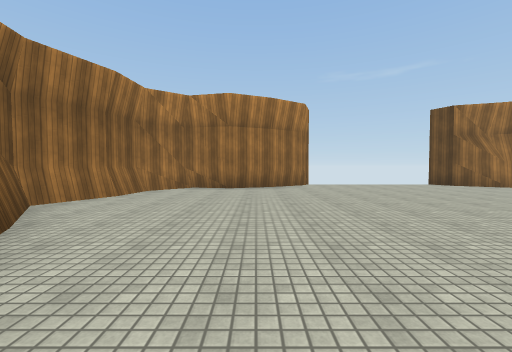
view 1 (above)

21 first-person views from a walk through a Unity game level. The camera is 1.3 m above the floor, tilts 2° down and sees 90° across. The floor is counted in squares, 2 m on a side. Each view is taken from the middle of a square. On the plan, view 1 faces up. The plan holds only what a view shows up to about 9 squares ahead; the rest is blank. The player character is not drawn. Some animated figures are not drawn. Surface patterns are stand-ins for the level's own textures.

view 2
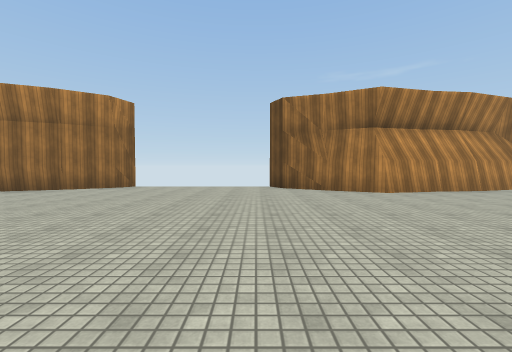

view 3
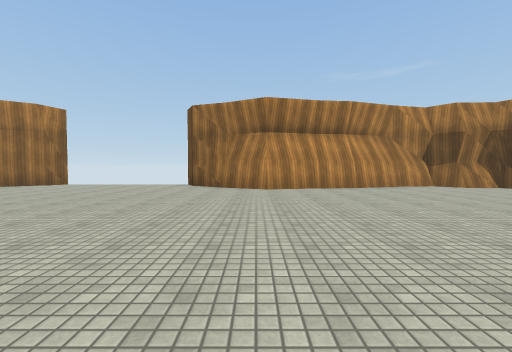

view 4
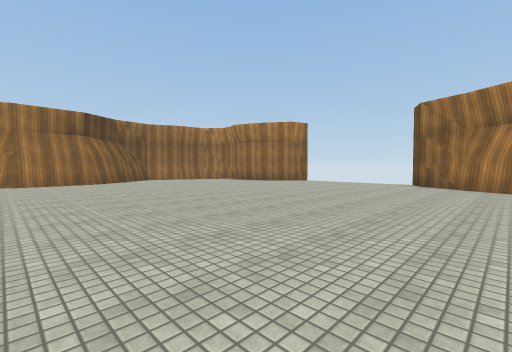

view 5
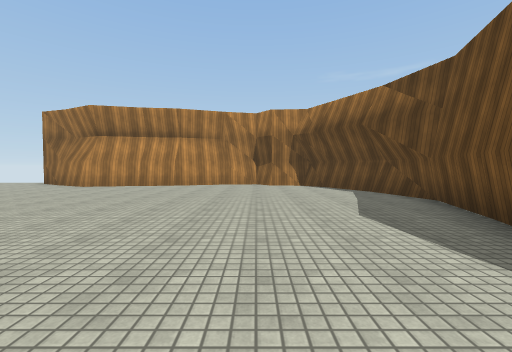

view 6
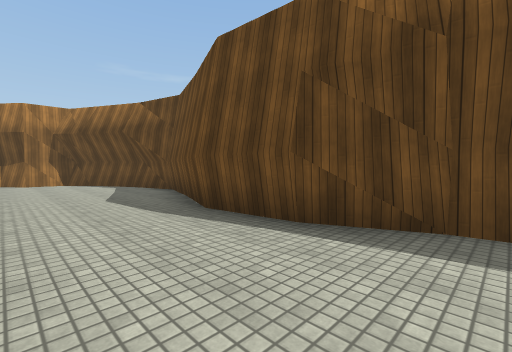

view 7
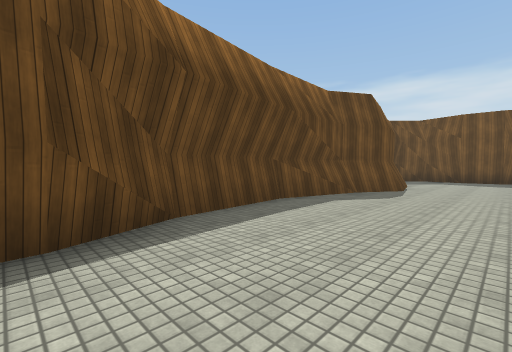

view 8
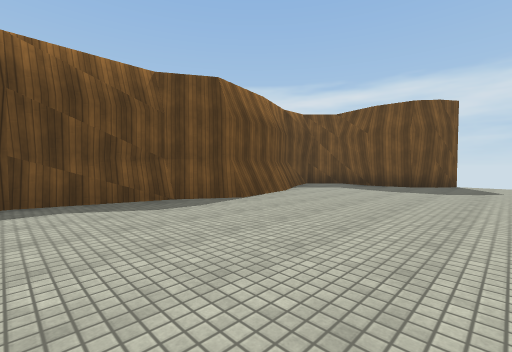

view 9
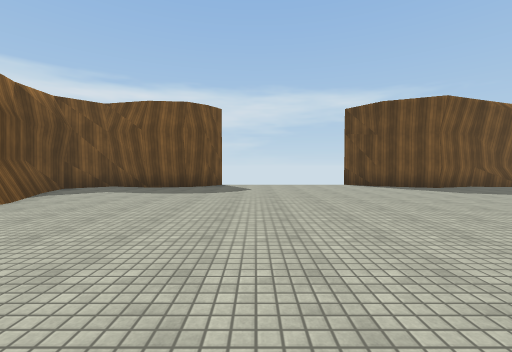

view 10
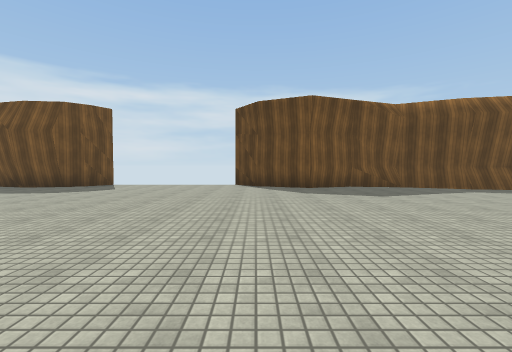

view 11
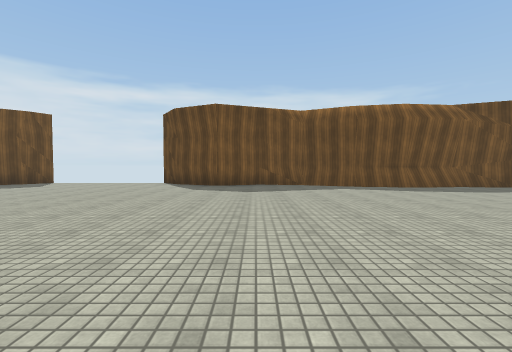

view 12
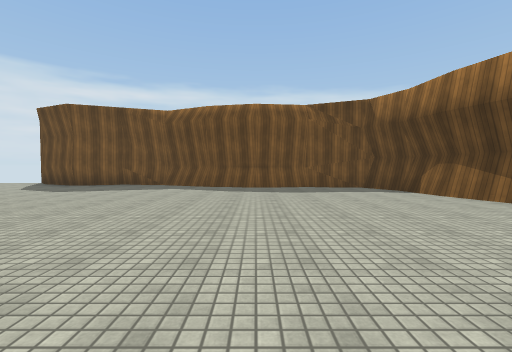

view 13
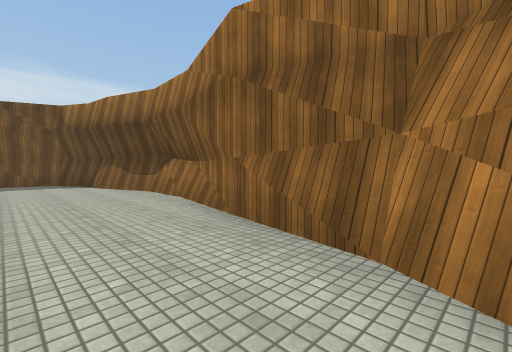

view 14
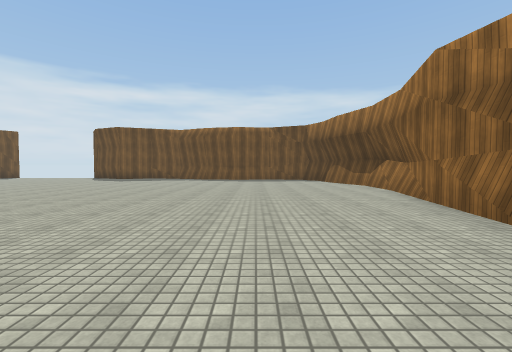

view 15
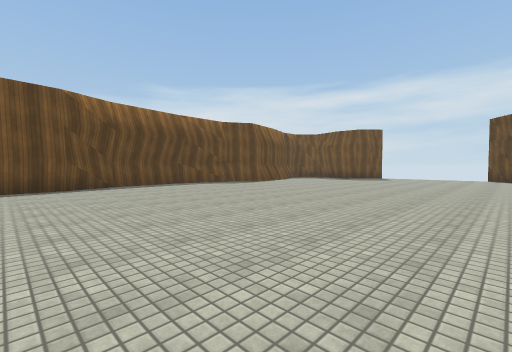

view 16
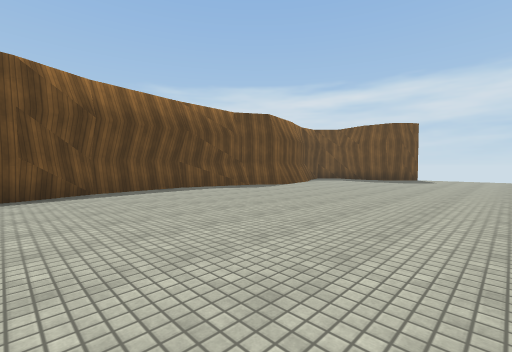

view 17
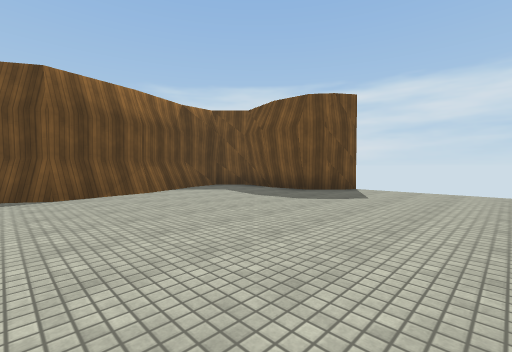

view 18
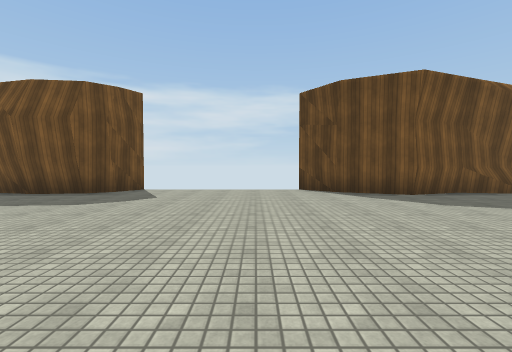

view 19
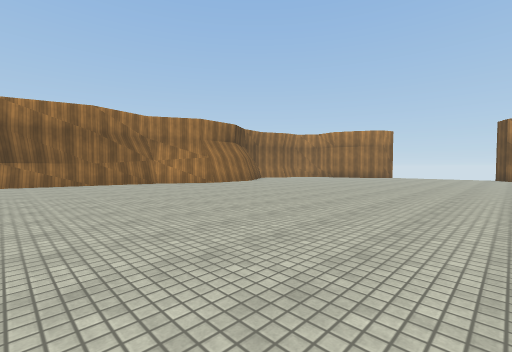

view 20
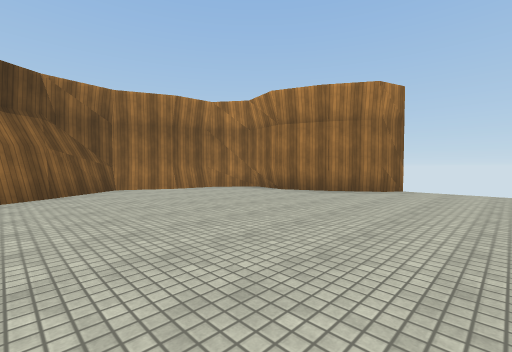

view 21
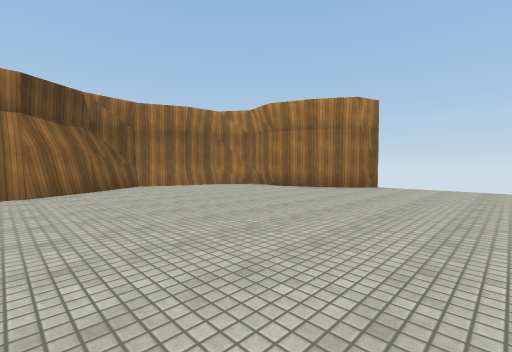

### Floor plan
Points are (right, up) in squares from view 1. A wall is a line through its corners. A room is listed if a view was taken in it or the views show most of it. See-through windows are left out.
Room 1 (views 1, 2, 3, 4, 5, 6, 7, 8, 9, 10, 11, 12, 13, 14, 15, 16, 17, 18, 19, 20, 21)
walls: (17.3, 0.3) (18.5, 4); (17.9, -2.5) (17.3, -1.1); (-2, -0.6) (-2.3, -1.1); (17.9, -7.2) (18.5, -5); (18.6, -5.1) (18.2, -2.6) (17.3, -1.3) (17.2, 0.5); (18.5, -5.6) (18.6, -5); (-2.8, -1.9) (-3.1, -2.6) (-3.2, -4.7) (-4.1, -6.9) (-4.1, -9); (-2.9, -2.8) (-3.7, -7.1); (-2, 1.5) (-1.9, -0.8) (-2.9, -2.6); (17.5, -8.7) (18.2, -7.5) (18.3, -6.5); (7.9, 8.2) (6.8, 8.9) (6.5, 9.6); (11, 8) (9.3, 7.5) (6.9, 8.8); (5.4, -14.2) (5.9, -14.3); (5.6, -14.4) (7.3, -13.8) (8.9, -14.5) (9.8, -15.5); (12.2, 8) (10.9, 7.9); (-3.6, -5.5) (-3.9, -7.2); (2.6, -13.8) (4.4, -14.6) (5.9, -14.3); (12.6, 8.3) (12, 8.2); (-2.9, 2.8) (-2.4, 1.9); (17.7, -10.7) (17.3, -8.6) (18, -7.4) (18.2, -6.4); (18.4, 3.9) (18.5, 5.2); (1, -13.5) (2.7, -13.9); (-4.1, -7.1) (-4.2, -7.8); (18.5, 4.6) (18.2, 5.8); (-4, -8.8) (-3.3, -10.7); (18.3, 5.6) (16.9, 8.3) (15.5, 8.4) (15.1, 8.9); (0.5, 8.3) (-0.8, 7.7) (-2.3, 8); (14.9, 8.7) (13.8, 8.5); (14.4, -15.1) (14.7, -14.6) (15.3, -14.1) (16.4, -13.9) (17.9, -14.4) (18.9, -13.6) (18.5, -12.4); (-3.9, 4) (-3.6, 3.6); (15, 8.9) (13.2, 8.5); (-3.9, 4.2) (-2.7, 2.7); (14.2, -15.5) (14.6, -14.7); (2, 9.6) (1.7, 9) (0.4, 8.2); (-3.3, -11.4) (-3.2, -12.1); (17.1, 7.8) (16.8, 8.1) (15.6, 8.2); (-1.5, -13.5) (-0.7, -13.6); (18.6, -12.5) (17.6, -10.6); (-3.2, -11.9) (-2.6, -13.1) (-0.7, -13.7) (1.1, -13.5); (17.6, -14.4) (18.9, -13.6); (-2, 8.2) (-3.2, 7) (-3.3, 5.8) (-4.1, 4.2); (18.7, -13.7) (18.8, -12.5) (17.9, -10.6)
low walls: (-2.9, -2.6) (-2.9, -3.4); (5.3, -14.4) (5.6, -14.4); (2.6, -13.5) (4.4, -14.4); (-2.7, 2.7) (-2, 1.5); (1.5, -13.5) (2.7, -13.7); (-3.8, -7) (-3.9, -9); (15.1, 8.9) (12.1, 7.9); (16.5, 8) (15.6, 8); (17.2, 7.5) (16.7, 8); (-3.1, -11.5) (-3, -12.1); (-3.1, 5.8) (-3.9, 4)
ways out: gap at (2, 10)

Positions as (right, up) in squares from view 1, and headings:
1: (0, 0), facing up
2: (6, 1), facing up
3: (9, 0), facing up
4: (9, -1), facing up-left
5: (15, -1), facing up
6: (15, -3), facing up-right
7: (15, -1), facing down-right
8: (13, -5), facing down-right
9: (13, -6), facing down
10: (9, -6), facing down
11: (6, -5), facing down
12: (1, -5), facing down
13: (-1, -2), facing down-left
14: (0, 0), facing down
15: (9, 0), facing down-right
16: (11, -1), facing down-right
17: (11, -8), facing down-right
18: (11, -8), facing down
19: (7, -7), facing up-left
20: (4, 2), facing up-left
21: (5, 1), facing up-left
